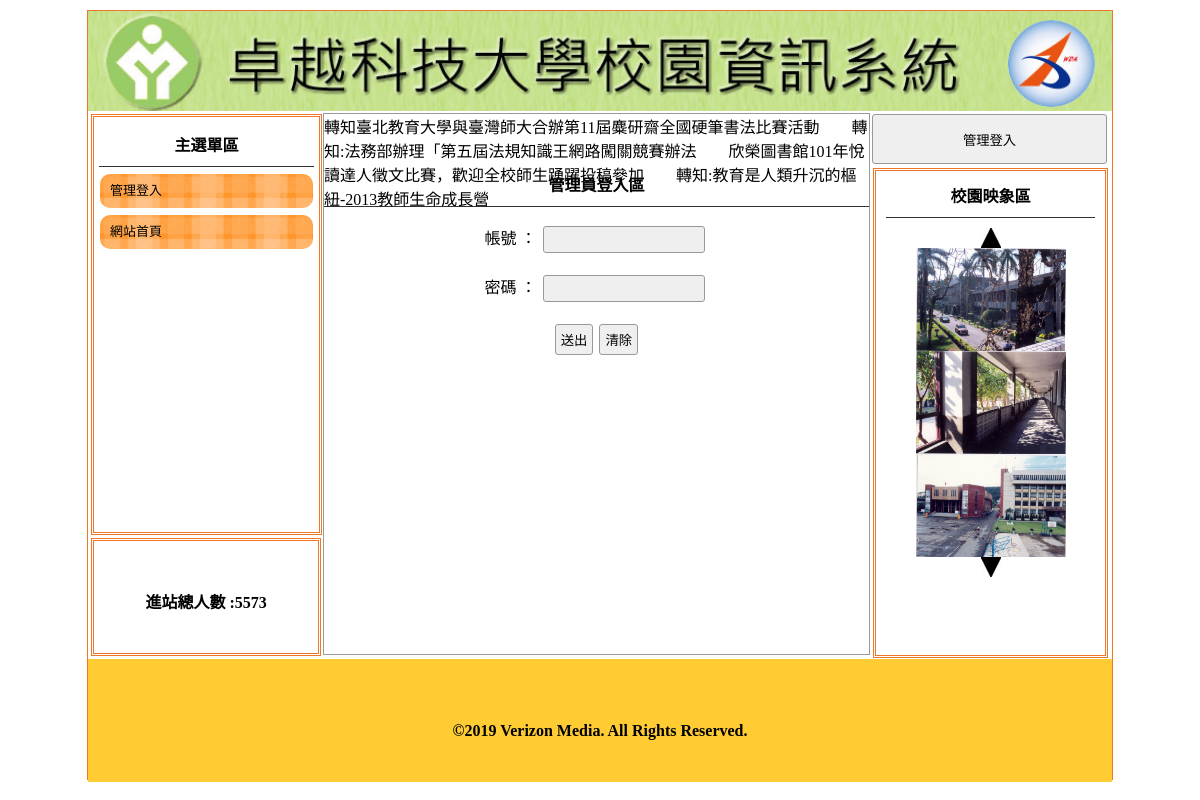
The page /login.php on the database its author committed.
### tables this page shows
CREATE TABLE `q1t3_title` (
  `id` int(10) UNSIGNED NOT NULL,
  `img` text NOT NULL,
  `text` text NOT NULL,
  `dpy` int(11) NOT NULL
);

CREATE TABLE `q1t12_menu` (
  `id` int(10) UNSIGNED NOT NULL,
  `text` text NOT NULL,
  `link` text NOT NULL,
  `parent` int(11) NOT NULL,
  `dpy` int(11) NOT NULL
);

CREATE TABLE `q1t7_total` (
  `id` int(10) UNSIGNED NOT NULL,
  `num` int(11) NOT NULL
);

CREATE TABLE `q1t6_img` (
  `id` int(10) UNSIGNED NOT NULL,
  `text` text NOT NULL,
  `dpy` int(11) NOT NULL
);

CREATE TABLE `q1t8_footer` (
  `id` int(10) UNSIGNED NOT NULL,
  `num` text NOT NULL
);

### sql.php (the view, shortened to what this page needs)
<?php
$db=new PDO("mysql:host=127.0.0.1;dbname=php_10804;charset=utf8","root","");
function select($tableName,$where){
  global $db;
  $sql="SELECT * FROM ".$tableName." WHERE ".$where;
  return $db->query($sql)->fetchAll();
}
$rows=select("q1t3_title","dpy=1");
$t3_img=$rows[0]['img'];
$t3_txt=$rows[0]['text'];
$rows=select("q1t4_maqe","dpy=1");
$t4_txt="";
foreach ($rows as $row) $t4_txt.=$row['text']."　　";
$rows=select("q1t7_total",1);
$t7_txt=$rows[0]['num'];
$rows=select("q1t6_img","dpy=1");
$t6_txt="";
foreach ($rows as $key=>$row)
  $t6_txt.='<img src="upload/'.$row['text'].'" id="ssaa'.$key.'" class="im" width="150" height="103">';
$rows=select("q1t8_footer",1);
$t8_txt=$rows[0]['num'];
$t12_txt='';
$rowsFather=select("q1t12_menu","parent=0 and dpy=1");
foreach ($rowsFather as $rowFahter) {
  $t12_txt.='
    <a style="color:#000; font-size:13px; text-decoration:none;" href="'.$rowFahter['link'].'">
      <div class="mainmu">'.$rowFahter['text'];
      $rowsSon=select("q1t12_menu","parent=".$rowFahter['id']);
      foreach ($rowsSon as $rowSon) {
        $t12_txt.='
          <a class="mw" href="'.$rowSon['link'].'" style="display:none">
            <div class="mainmu2">'.$rowSon['text'].'</div>
          </a>
        ';
      }
  $t12_txt.='
      </div>
    </a>';
}

### login.php (shortened to what this page needs)
<?php
require_once('sql.php');
?>
<!DOCTYPE html PUBLIC "-//W3C//DTD XHTML 1.0 Transitional//EN" "http://www.w3.org/TR/xhtml1/DTD/xhtml1-transitional.dtd">
<html xmlns="http://www.w3.org/1999/xhtml">
<head>
	<link href="./Administrator Login_files/css.css" rel="stylesheet" type="text/css">
</head>
<body>
	<div id="main">
		<a title="<?= $t3_txt ?>" href="./">
			<div title="<?= $t3_txt ?>" class="ti" style="background:url('upload/<?= $t3_img ?>'); background-size:cover;"></div>
		</a>
		<div id="ms">
			<div id="lf" style="float:left;">
				<div id="menuput" class="dbor">
					<span class="t botli">主選單區</span>
					<?=$t12_txt?>
				</div>
				<div class="dbor" style="margin:3px; width:95%; height:20%; line-height:100px;">
				<span class="t">進站總人數 :<?=$t7_txt?> </span>
				</div>
			</div>
			<div class="di" style="height:540px; border:#999 1px solid; width:53.2%; margin:2px 0px 0px 0px; float:left; position:relative; left:20px;">
				<marquee scrolldelay="120" direction="left" style="position:absolute; width:100%; height:40px;">
					<?= $t4_txt ?>
				</marquee>
				<div style="height:32px; display:block;"></div>
				<form method="post" action="api.php?do=check">
					<p class="t botli">管理員登入區</p>
					<p class="cent">帳號 ： <input name="acc" autofocus="" type="text"></p>
					<p class="cent">密碼 ： <input name="pwd" type="password"></p>
					<p class="cent"><input value="送出" type="submit"><input type="reset" value="清除"></p>
				</form>
			</div>
			<div class="di di ad" style="height:540px; width:23%; padding:0px; margin-left:22px; float:left; ">
				<button style="width:100%; margin-left:auto; margin-right:auto; margin-top:2px; height:50px;" onclick="lo('admin.php')">管理登入</button>
				<div style="width:89%; height:480px;" class="dbor">
					<span class="t botli">校園映象區</span>
					<div class="cent" style="padding:10px 20px">
						<img src="img/01E01.jpg" onclick="pp(1)">
						<?=$t6_txt?>
						<img src="img/01E02.jpg" onclick="pp(2)">
					</div>
				</div>
			</div>
		</div>
		<div style="width:1024px; left:0px; position:relative; background:#FC3; margin-top:4px; height:123px; display:block;">
			<span class="t" style="line-height:123px;"><?=$t8_txt?></span>
		</div>
	</div>
</body>
</html>

### Administrator Login_files/css.css (style rules this page uses)
body { padding:0px; margin:0px; }
#main { width:1024px; height:768px; margin:10px auto 10px auto; border:#EE7728 1px solid; position:relative; }
.ti { width:100%; height:100px; position:relative; background-size:cover; background-repeat:no-repeat; }
.dbor { border:#EE7728 double 3px; margin:1px; padding:2px 10px 2px 10px; }
.t { font-weight:800; display:block; text-align:center; padding:10px 1px 10px 1px; }
.botli { border-bottom:#333 1px solid; }
.mainmu { position:relative; border-radius:10px; background:url(icon/menu.fw.png) center no-repeat; background-size:cover; line-height:30px; padding:2px 10px 2px 10px; margin:7px 1px 7px 1px; }
#lf { height:540px; width:21%; display:inline-block; }
#menuput { width:100%; height:75%; position:relative; padding:5px; display:block; margin: 3px; }
.di { display:inline-block; }
.ad { margin:1px; padding:2px 10px 2px 10px; }
.cent { text-align:center; }
input,button { border:#999 1px solid; border-radius:3px; background:#EFEFEF; padding:5px; margin:3px; }
input[type=text],input[type=password] { width:150px; }

### rows shown on the page
q1t3_title: img (picture)
q1t12_menu: text "管理登入"
q1t12_menu: text "網站首頁"
q1t7_total: num "5573"
q1t6_img: text (picture)
q1t6_img: text (picture)
q1t6_img: text (picture)
q1t8_footer: num "©2019 Verizon Media. All Rights Reserved."

### other values the page prints
$t4_txt "轉知臺北教育大學與臺灣師大合辦第11屆麋研齋全國硬筆書法比賽活動 轉知:法務部辦理「第五屆法規知識王網路闖關競賽辦法 欣榮圖書館101年悅讀達人徵文比賽，歡迎全校師生踴躍投稿參加 轉知:教育是人類升沉的樞紐-2013教師生命成長營"
